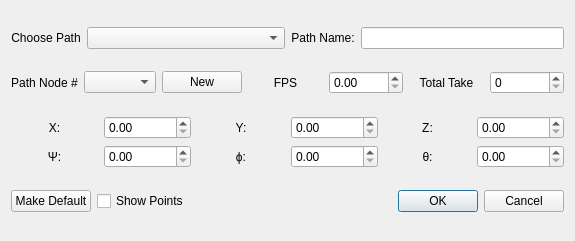
<?xml version="1.0" encoding="UTF-8"?>
<ui version="4.0">
 <class>PathEditWindow</class>
 <widget class="QDialog" name="PathEditWindow">
  <property name="geometry">
   <rect>
    <x>0</x>
    <y>0</y>
    <width>575</width>
    <height>241</height>
   </rect>
  </property>
  <property name="windowTitle">
   <string>Dialog</string>
  </property>
  <layout class="QGridLayout" name="gridLayout_5">
   <item row="0" column="0" colspan="3">
    <layout class="QHBoxLayout" name="horizontalLayout_35">
     <item>
      <layout class="QHBoxLayout" name="horizontalLayout_7">
       <item>
        <widget class="QLabel" name="label_7">
         <property name="sizePolicy">
          <sizepolicy hsizetype="Minimum" vsizetype="Preferred">
           <horstretch>0</horstretch>
           <verstretch>0</verstretch>
          </sizepolicy>
         </property>
         <property name="text">
          <string>Choose Path</string>
         </property>
         <property name="alignment">
          <set>Qt::AlignCenter</set>
         </property>
        </widget>
       </item>
       <item>
        <widget class="QComboBox" name="comboBox">
         <property name="sizePolicy">
          <sizepolicy hsizetype="Expanding" vsizetype="Fixed">
           <horstretch>0</horstretch>
           <verstretch>0</verstretch>
          </sizepolicy>
         </property>
        </widget>
       </item>
      </layout>
     </item>
     <item>
      <layout class="QHBoxLayout" name="horizontalLayout_36">
       <item>
        <widget class="QLabel" name="label_34">
         <property name="text">
          <string>Path Name:</string>
         </property>
         <property name="alignment">
          <set>Qt::AlignCenter</set>
         </property>
        </widget>
       </item>
       <item>
        <widget class="QLineEdit" name="lineEdit_4"/>
       </item>
      </layout>
     </item>
    </layout>
   </item>
   <item row="1" column="0" colspan="3">
    <layout class="QHBoxLayout" name="horizontalLayout_40">
     <item>
      <layout class="QHBoxLayout" name="horizontalLayout_37">
       <item>
        <widget class="QLabel" name="label_35">
         <property name="text">
          <string>Path Node #</string>
         </property>
         <property name="alignment">
          <set>Qt::AlignCenter</set>
         </property>
        </widget>
       </item>
       <item>
        <widget class="QComboBox" name="comboBox_5"/>
       </item>
       <item>
        <widget class="QPushButton" name="pushButton_2">
         <property name="text">
          <string>New</string>
         </property>
        </widget>
       </item>
      </layout>
     </item>
     <item>
      <layout class="QHBoxLayout" name="horizontalLayout_38">
       <item>
        <widget class="QLabel" name="label_10">
         <property name="text">
          <string>FPS</string>
         </property>
         <property name="alignment">
          <set>Qt::AlignCenter</set>
         </property>
        </widget>
       </item>
       <item>
        <widget class="QDoubleSpinBox" name="doubleSpinBox_7"/>
       </item>
      </layout>
     </item>
     <item>
      <layout class="QHBoxLayout" name="horizontalLayout_39">
       <item>
        <widget class="QLabel" name="label_11">
         <property name="text">
          <string>Total Take</string>
         </property>
         <property name="alignment">
          <set>Qt::AlignCenter</set>
         </property>
        </widget>
       </item>
       <item>
        <widget class="QSpinBox" name="spinBox"/>
       </item>
      </layout>
     </item>
    </layout>
   </item>
   <item row="2" column="0" colspan="3">
    <layout class="QGridLayout" name="gridLayout_4">
     <item row="0" column="0">
      <layout class="QHBoxLayout" name="horizontalLayout_29">
       <item>
        <widget class="QLabel" name="label_28">
         <property name="text">
          <string>X:</string>
         </property>
         <property name="alignment">
          <set>Qt::AlignCenter</set>
         </property>
        </widget>
       </item>
       <item>
        <widget class="QDoubleSpinBox" name="doubleSpinBox_20"/>
       </item>
      </layout>
     </item>
     <item row="0" column="1">
      <layout class="QHBoxLayout" name="horizontalLayout_30">
       <item>
        <widget class="QLabel" name="label_29">
         <property name="text">
          <string>Y:</string>
         </property>
         <property name="alignment">
          <set>Qt::AlignCenter</set>
         </property>
        </widget>
       </item>
       <item>
        <widget class="QDoubleSpinBox" name="doubleSpinBox_21"/>
       </item>
      </layout>
     </item>
     <item row="0" column="2">
      <layout class="QHBoxLayout" name="horizontalLayout_31">
       <item>
        <widget class="QLabel" name="label_30">
         <property name="text">
          <string>Z:</string>
         </property>
         <property name="alignment">
          <set>Qt::AlignCenter</set>
         </property>
        </widget>
       </item>
       <item>
        <widget class="QDoubleSpinBox" name="doubleSpinBox_22"/>
       </item>
      </layout>
     </item>
     <item row="1" column="0">
      <layout class="QHBoxLayout" name="horizontalLayout_32">
       <item>
        <widget class="QLabel" name="label_31">
         <property name="text">
          <string>Ψ:</string>
         </property>
         <property name="alignment">
          <set>Qt::AlignCenter</set>
         </property>
        </widget>
       </item>
       <item>
        <widget class="QDoubleSpinBox" name="doubleSpinBox_23"/>
       </item>
      </layout>
     </item>
     <item row="1" column="1">
      <layout class="QHBoxLayout" name="horizontalLayout_33">
       <item>
        <widget class="QLabel" name="label_32">
         <property name="text">
          <string>ϕ:</string>
         </property>
         <property name="alignment">
          <set>Qt::AlignCenter</set>
         </property>
        </widget>
       </item>
       <item>
        <widget class="QDoubleSpinBox" name="doubleSpinBox_24"/>
       </item>
      </layout>
     </item>
     <item row="1" column="2">
      <layout class="QHBoxLayout" name="horizontalLayout_34">
       <item>
        <widget class="QLabel" name="label_33">
         <property name="text">
          <string>θ:</string>
         </property>
         <property name="alignment">
          <set>Qt::AlignCenter</set>
         </property>
        </widget>
       </item>
       <item>
        <widget class="QDoubleSpinBox" name="doubleSpinBox_25"/>
       </item>
      </layout>
     </item>
    </layout>
   </item>
   <item row="3" column="0">
    <widget class="QPushButton" name="pushButton">
     <property name="sizePolicy">
      <sizepolicy hsizetype="Minimum" vsizetype="Fixed">
       <horstretch>0</horstretch>
       <verstretch>0</verstretch>
      </sizepolicy>
     </property>
     <property name="text">
      <string>Make Default</string>
     </property>
    </widget>
   </item>
   <item row="3" column="1">
    <widget class="QCheckBox" name="checkBox">
     <property name="text">
      <string>Show Points</string>
     </property>
    </widget>
   </item>
   <item row="3" column="2">
    <widget class="QDialogButtonBox" name="buttonBox">
     <property name="orientation">
      <enum>Qt::Horizontal</enum>
     </property>
     <property name="standardButtons">
      <set>QDialogButtonBox::Cancel|QDialogButtonBox::Ok</set>
     </property>
    </widget>
   </item>
  </layout>
 </widget>
 <resources/>
 <connections>
  <connection>
   <sender>buttonBox</sender>
   <signal>accepted()</signal>
   <receiver>PathEditWindow</receiver>
   <slot>accept()</slot>
   <hints>
    <hint type="sourcelabel">
     <x>248</x>
     <y>254</y>
    </hint>
    <hint type="destinationlabel">
     <x>157</x>
     <y>274</y>
    </hint>
   </hints>
  </connection>
  <connection>
   <sender>buttonBox</sender>
   <signal>rejected()</signal>
   <receiver>PathEditWindow</receiver>
   <slot>reject()</slot>
   <hints>
    <hint type="sourcelabel">
     <x>316</x>
     <y>260</y>
    </hint>
    <hint type="destinationlabel">
     <x>286</x>
     <y>274</y>
    </hint>
   </hints>
  </connection>
 </connections>
</ui>
